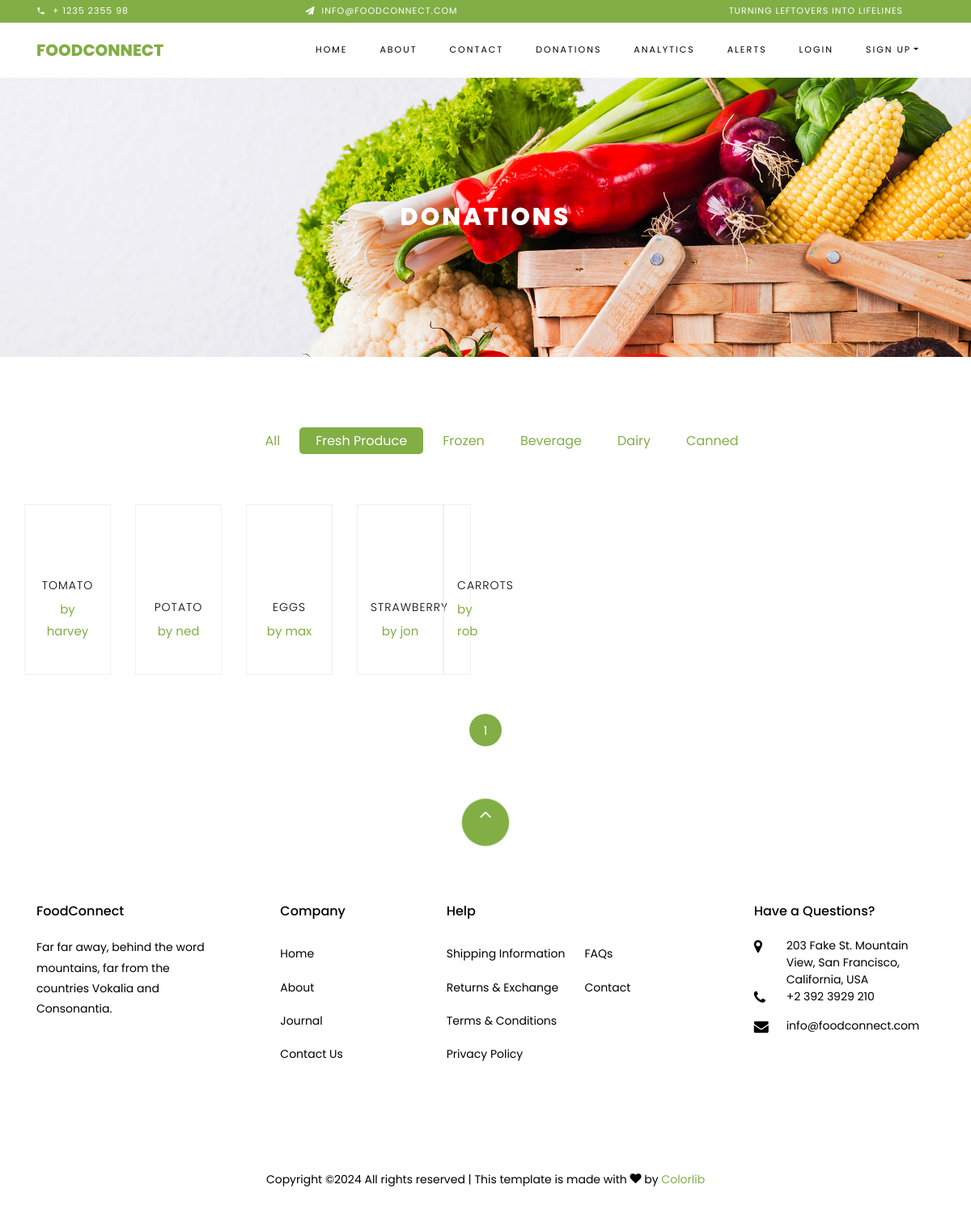
Before: /donations/?category_id=1 with the older database file.
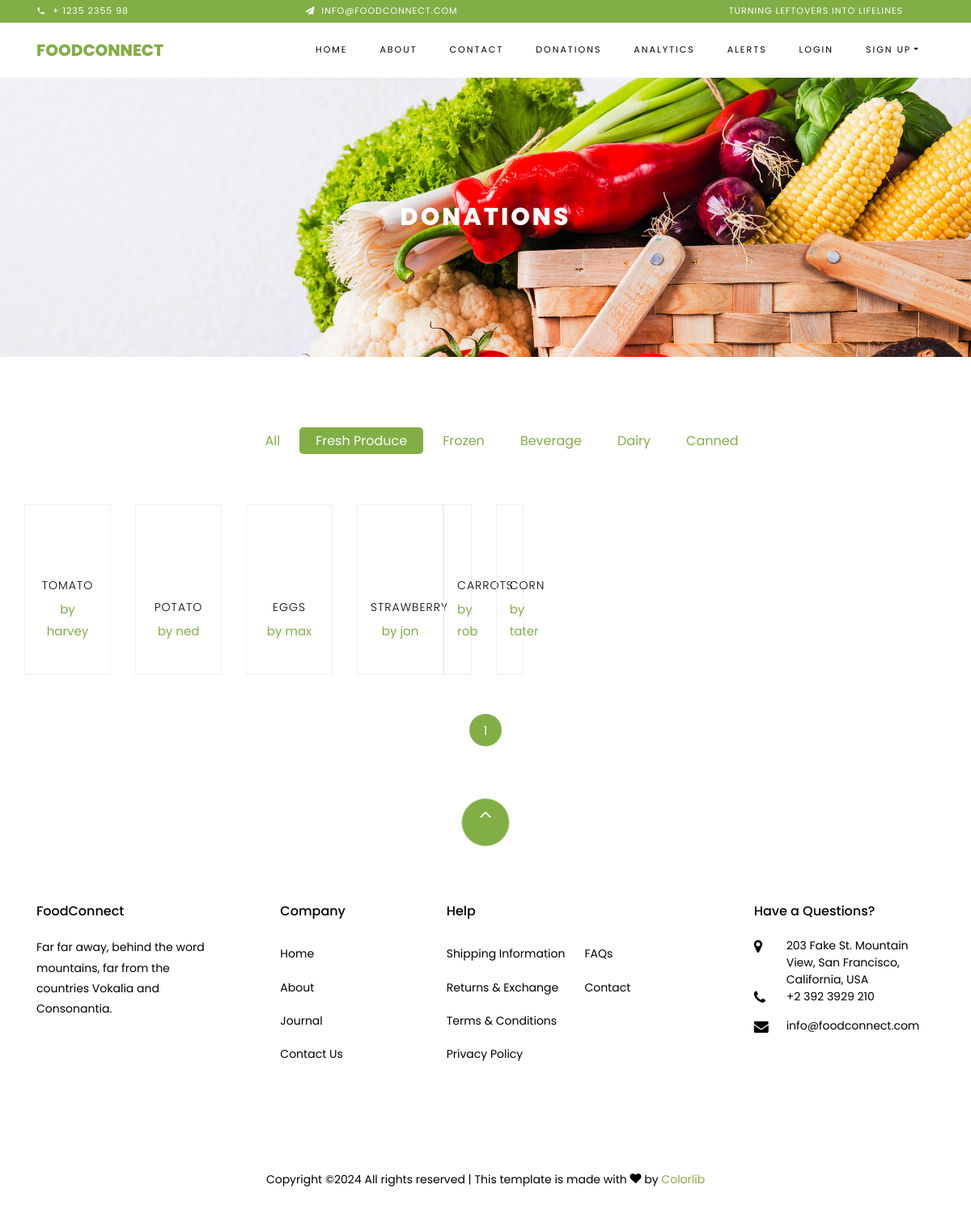
After: the same page with the newer database file.
### donations/models.py (models this page shows, shortened)
class Category(models.Model):
    name = models.CharField(max_length=100, unique=True)

class Product(models.Model):
    UNIT_CHOICES = [
        ('g', 'Grams'),
        ('kg', 'Kilograms'),
        ('liters', 'Liters'),
        ('ml', 'Milliliters'),
    ]
    name = models.CharField(max_length=100)
    donated_by = models.ForeignKey(User, on_delete=models.SET_NULL, null=True)
    description = models.TextField(null=True, blank=True)
    category = models.ForeignKey(Category, on_delete=models.CASCADE, related_name='products')
    quantity = models.PositiveIntegerField()
    weight = models.PositiveIntegerField()
    unit = models.CharField(max_length=10, choices=UNIT_CHOICES)
    rating = models.PositiveIntegerField(default=0)
    amount_donated = models.PositiveIntegerField(default=0)
    expiry_date = models.DateField(blank=True, null=True)
    image=models.URLField(max_length=300, default='https://img.freepik.com/premium-vector/hand-drawn-food-bank-illustration_23-2149323575.jpg?w=1060')
    date_created = models.DateTimeField(auto_now_add=True)

### donations/views.py (the view)
# urls.py: path('', views.donations_view, name='donations' ),
def donations_view(request):
    categories = Category.objects.all()
    category_id = request.GET.get('category_id')
    if category_id:
        products = Product.objects.filter(category_id=category_id)
    else:
        products = Product.objects.all()
    paginator = Paginator(products, 8)
    page_number = request.GET.get('page', 1)
    page_obj = paginator.get_page(page_number)
    return render(request, '../templates/donations/donations.html', {'products':page_obj, 'categories': categories, 'page_obj': page_obj,'current_category': int(category_id) if category_id else None,})

### templates/donations/donations.html (shortened to what this page needs)
{% extends 'webpages/base.html' %}
{% load static %}
{% block content %}
    <div class="hero-wrap hero-bread" style="background-image: url('{% static "images/bg_1.jpg" %}');">
        <div class="container">
            <div class="row no-gutters slider-text align-items-center justify-content-center">
                <div class="col-md-9 ftco-animate text-center">
                    <h1 class="mb-0 bread">Donations</h1>
                </div>
            </div>
        </div>
    </div>
    <section class="ftco-section">
        <div class="container">
            <div class="row justify-content-center">
                <div class="col-md-10 mb-5 text-center">
                    <ul class="product-category">
                        <li>
                            <a href="{% url 'donations' %}" class="{% if not current_category %}active{% endif %}">All</a>
                        </li>
                        {% for category in categories %}
                            <li>
                                <a href="{% url 'donations' %}?category_id={{ category.id }}"
                                   class="{% if current_category == category.id %}active{% endif %}">
                                    {{ category.name }}
                                </a>
                            </li>
                        {% endfor %}
                    </ul>
                </div>
            </div>
            {% if products %}
                <div class="row">
                    {% for product in products %}
                        {% if forloop.counter0|divisibleby:4 %}
                        <div class="row">
                        {% endif %}
                        <div class="col-md-6 col-lg-3 ftco-animate">
                            <div class="product py-3 pb-4 px-3 d-flex flex-column align-items-center justify-content-between" style="height: 100%;">
                                <a href="#" class="img-prod">
                                </a>
                                <div class="text text-center">
                                    <h3><a href="#">{{ product.name }}</a></h3>
                                    <p><a href="#">by {{ product.donated_by }}</a></p>
                                </div>
                            </div>
                        </div>
                        {% if forloop.counter|divisibleby:4 or forloop.last %}
                        </div>
                        {% endif %}
                    {% endfor %}
                </div>
                <div class="row mt-5">
                    <div class="col text-center">
                        <div class="block-27">
                            <ul>
                                {% for num in page_obj.paginator.page_range %}
                                    {% if page_obj.number == num %}
                                        <li class="active"><span>{{ num }}</span></li>
                                    {% else %}
                                        <li><a href="?page={{ num }}">{{ num }}</a></li>
                                    {% endif %}
                                {% endfor %}
                            </ul>
                        </div>
                    </div>
                </div>
            {% else %}
                <div class="row mt-5">
                    <div class="col text-center">
                        <p>No products found, <a href="{% url 'donate' %}">Donate now!</a></p>
                    </div>
                </div>
            {% endif %}
        </div>
    </section>
{% endblock %}

### templates/webpages/base.html (shortened to what this page needs)
{% load static %}
<!DOCTYPE html>
<html lang="en">
  <head>
    <link rel="stylesheet" href="{% static 'css/open-iconic-bootstrap.min.css' %}">
    <link rel="stylesheet" href="{% static 'css/animate.css' %}">
    <link rel="stylesheet" href="{% static 'css/owl.carousel.min.css' %}">
    <link rel="stylesheet" href="{% static 'css/owl.theme.default.min.css' %}">
    <link rel="stylesheet" href="{% static 'css/magnific-popup.css' %}">
    <link rel="stylesheet" href="{% static 'css/aos.css' %}">
    <link rel="stylesheet" href="{% static 'css/ionicons.min.css' %}">
    <link rel="stylesheet" href="{% static 'css/bootstrap-datepicker.css' %}">
    <link rel="stylesheet" href="{% static 'css/jquery.timepicker.css' %}">
    <link rel="stylesheet" href="{% static 'css/flaticon.css' %}">
    <link rel="stylesheet" href="{% static 'css/icomoon.css' %}">
    <link rel="stylesheet" href="{% static 'css/style.css' %}">
  </head>
  <body class="goto-here">
		<div class="py-1 bg-primary">
    	<div class="container">
    		<div class="row no-gutters d-flex align-items-start align-items-center px-md-0">
	    		<div class="col-lg-12 d-block">
		    		<div class="row d-flex">
		    			<div class="col-md pr-4 d-flex topper align-items-center">
					    	<div class="icon mr-2 d-flex justify-content-center align-items-center"><span class="icon-phone2"></span></div>
						    <span class="text">+ 1235 2355 98</span>
					    </div>
					    <div class="col-md pr-4 d-flex topper align-items-center">
					    	<div class="icon mr-2 d-flex justify-content-center align-items-center"><span class="icon-paper-plane"></span></div>
						    <span class="text">info@foodconnect.com</span>
					    </div>
					    <div class="col-md-5 pr-4 d-flex topper align-items-center text-lg-right">
						    <span class="text">Turning Leftovers into Lifelines</span>
					    </div>
				    </div>
			    </div>
		    </div>
		  </div>
    </div>
    {%  include 'webpages/navbar.html' %}
        {% block content %}
        {% endblock %}
    <footer class="ftco-footer ftco-section">
      <div class="container">
      	<div class="row">
      		<div class="mouse">
                <a href="#" class="mouse-icon">
                    <div class="mouse-wheel"><span class="ion-ios-arrow-up"></span></div>
                </a>
            </div>
      	</div>
        <div class="row mb-5">
          <div class="col-md">
            <div class="ftco-footer-widget mb-4">
              <h2 class="ftco-heading-2">FoodConnect</h2>
              <p>Far far away, behind the word mountains, far from the countries Vokalia and Consonantia.</p>
              <ul class="ftco-footer-social list-unstyled float-md-left float-lft mt-5">
              </ul>
            </div>
          </div>
          <div class="col-md">
            <div class="ftco-footer-widget mb-4 ml-md-5">
              <h2 class="ftco-heading-2">Company</h2>
              <ul class="list-unstyled">
                <li><a href="{% url 'landing' %}" class="py-2 d-block">Home</a></li>
                <li><a href="{% url 'about' %}" class="py-2 d-block">About</a></li>
                <li><a href="#" class="py-2 d-block">Journal</a></li>
                <li><a href="#" class="py-2 d-block">Contact Us</a></li>
              </ul>
            </div>
          </div>
          <div class="col-md-4">
             <div class="ftco-footer-widget mb-4">
              <h2 class="ftco-heading-2">Help</h2>
              <div class="d-flex">
	              <ul class="list-unstyled mr-l-5 pr-l-3 mr-4">
	                <li><a href="#" class="py-2 d-block">Shipping Information</a></li>
	                <li><a href="#" class="py-2 d-block">Returns &amp; Exchange</a></li>
	                <li><a href="#" class="py-2 d-block">Terms &amp; Conditions</a></li>
	                <li><a href="#" class="py-2 d-block">Privacy Policy</a></li>
	              </ul>
	              <ul class="list-unstyled">
	                <li><a href="#" class="py-2 d-block">FAQs</a></li>
	                <li><a href="#" class="py-2 d-block">Contact</a></li>
	              </ul>
	            </div>
            </div>
          </div>
          <div class="col-md">
            <div class="ftco-footer-widget mb-4">
            	<h2 class="ftco-heading-2">Have a Questions?</h2>
            	<div class="block-23 mb-3">
	              <ul>
	                <li><span class="icon icon-map-marker"></span><span class="text">203 Fake St. Mountain View, San Francisco, California, USA</span></li>
	                <li><a href="#"><span class="icon icon-phone"></span><span class="text">+2 392 3929 210</span></a></li>
	                <li><a href="#"><span class="icon icon-envelope"></span><span class="text">info@foodconnect.com</span></a></li>
	              </ul>
	            </div>
            </div>
          </div>
        </div>
        <div class="row">
          <div class="col-md-12 text-center">
            <p>
						  Copyright &copy;<script>document.write(new Date().getFullYear());</script> All rights reserved | This template is made with <i class="icon-heart color-danger" aria-hidden="true"></i> by <a href="https://colorlib.com" target="_blank">Colorlib</a>
						</p>
          </div>
        </div>
      </div>
    </footer>
  </body>
</html>

### templates/webpages/navbar.html (shortened to what this page needs)
<nav class="navbar navbar-expand-lg navbar-dark ftco_navbar bg-dark ftco-navbar-light" id="ftco-navbar">
    <div class="container">
        <a class="navbar-brand" href="{% url 'landing' %}">FoodConnect</a>
        <div class="collapse navbar-collapse" id="ftco-nav">
            <ul class="navbar-nav ml-auto">
                <li class="nav-item active"><a href="{% url 'landing' %}" class="nav-link">Home</a></li>
                <li class="nav-item"><a class="nav-link" href="{% url 'about' %}">About</a></li>
                <li class="nav-item"><a class="nav-link" href="{% url 'contact_us' %}">Contact</a></li>
                <li class="nav-item"><a class="nav-link" href="{% url 'donations' %}">Donations</a></li>
                <li class="nav-item"><a class="nav-link" href="{% url 'analytics' %}">Analytics</a></li>
                <li class="nav-item"><a class="nav-link" href="{% url 'alert_list' %}">Alerts</a></li>
                {% if user.is_authenticated %}
                    <li class="nav-item"><a class="nav-link" href="{% url 'user_profile' %}">Profile</a></li>
                    <li class="nav-item"><a class="nav-link" href="{% url 'logout' %}">Logout</a></li>
                {% else %}
                    <li class="nav-item"><a class="nav-link" href="{% url 'login' %}">Login</a></li>
                    <li class="nav-item dropdown">
                        <a class="nav-link dropdown-toggle" href="#" id="dropdown04" data-toggle="dropdown" aria-haspopup="true" aria-expanded="false">Sign Up</a>
                    </li>
                {% endif %}
            </ul>
        </div>
    </div>
</nav>

### static/css/icomoon.css (style rules this page uses)
[class^="icon-"], [class*=" icon-"] { font-family: 'icomoon' !important; speak: none; font-style: normal; font-weight: normal; font-variant: normal; text-transform: none; line-height: 1; -webkit-font-smoothing: antialiased; -moz-osx-font-smoothing: grayscale; }
.icon-heart:before { content: "\f004"; }
.icon-map-marker:before { content: "\f041"; }
.icon-phone:before { content: "\f095"; }
.icon-envelope:before { content: "\f0e0"; }
.icon-paper-plane:before { content: "\f1d8"; }
.icon-phone2:before { content: "\e0cd"; }

Changed rows visible on the page:
added Product: name "CORN", donated_by "tater"
